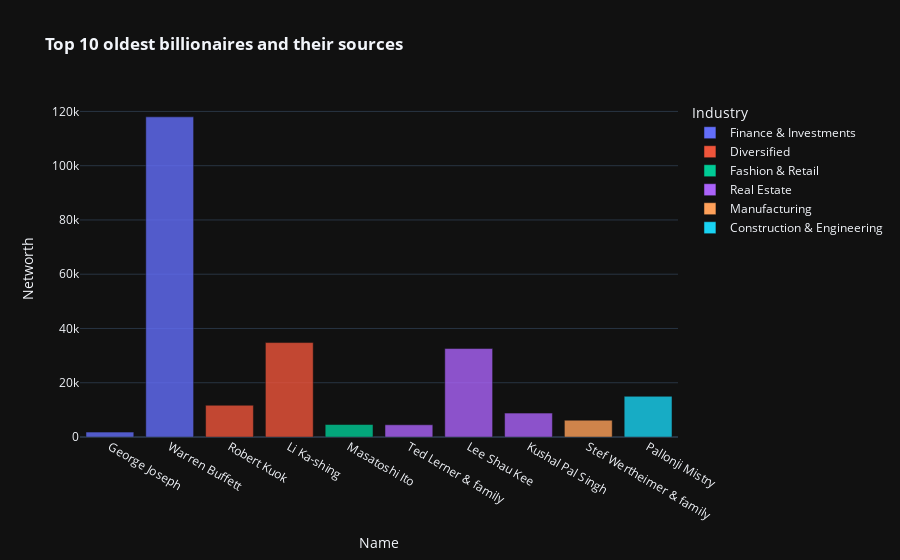

Notebook cell for this chart:
### Code cell
fig = px.bar(oldest_billion[:10], x = 'Name', y = 'Networth', template = 'plotly_dark', color = 'Industry', opacity = 0.8, title = '<b>Top 10 oldest billionaires and their sources')
fig.show()

### Figure 1 — Plotly figure (JSON) as saved in the notebook; plotly's stock layout.template omitted (floating-point values rounded to 4 significant figures)
{"data": [{"alignmentgroup": "True", "hovertemplate": "Industry=Finance & Investments<br>Name=%{x}<br>Networth=%{y}<extra></extra>", "legendgroup": "Finance & Investments", "marker": {"color": "#636efa", "opacity": 0.8, "pattern": {"shape": ""}}, "name": "Finance & Investments", "offsetgroup": "Finance & Investments", "orientation": "v", "showlegend": true, "textposition": "auto", "type": "bar", "x": ["George Joseph", "Warren Buffett"], "xaxis": "x", "y": [1800, 118000], "yaxis": "y"}, {"alignmentgroup": "True", "hovertemplate": "Industry=Diversified<br>Name=%{x}<br>Networth=%{y}<extra></extra>", "legendgroup": "Diversified", "marker": {"color": "#EF553B", "opacity": 0.8, "pattern": {"shape": ""}}, "name": "Diversified", "offsetgroup": "Diversified", "orientation": "v", "showlegend": true, "textposition": "auto", "type": "bar", "x": ["Robert Kuok", "Li Ka-shing"], "xaxis": "x", "y": [11700, 34800], "yaxis": "y"}, {"alignmentgroup": "True", "hovertemplate": "Industry=Fashion & Retail<br>Name=%{x}<br>Networth=%{y}<extra></extra>", "legendgroup": "Fashion & Retail", "marker": {"color": "#00cc96", "opacity": 0.8, "pattern": {"shape": ""}}, "name": "Fashion & Retail", "offsetgroup": "Fashion & Retail", "orientation": "v", "showlegend": true, "textposition": "auto", "type": "bar", "x": ["Masatoshi Ito"], "xaxis": "x", "y": [4600], "yaxis": "y"}, {"alignmentgroup": "True", "hovertemplate": "Industry=Real Estate<br>Name=%{x}<br>Networth=%{y}<extra></extra>", "legendgroup": "Real Estate", "marker": {"color": "#ab63fa", "opacity": 0.8, "pattern": {"shape": ""}}, "name": "Real Estate", "offsetgroup": "Real Estate", "orientation": "v", "showlegend": true, "textposition": "auto", "type": "bar", "x": ["Ted Lerner & family", "Lee Shau Kee", "Kushal Pal Singh"], "xaxis": "x", "y": [4500, 32600, 8800], "yaxis": "y"}, {"alignmentgroup": "True", "hovertemplate": "Industry=Manufacturing<br>Name=%{x}<br>Networth=%{y}<extra></extra>", "legendgroup": "Manufacturing", "marker": {"color": "#FFA15A", "opacity": 0.8, "pattern": {"shape": ""}}, "name": "Manufacturing", "offsetgroup": "Manufacturing", "orientation": "v", "showlegend": true, "textposition": "auto", "type": "bar", "x": ["Stef Wertheimer & family"], "xaxis": "x", "y": [6200], "yaxis": "y"}, {"alignmentgroup": "True", "hovertemplate": "Industry=Construction & Engineering<br>Name=%{x}<br>Networth=%{y}<extra></extra>", "legendgroup": "Construction & Engineering", "marker": {"color": "#19d3f3", "opacity": 0.8, "pattern": {"shape": ""}}, "name": "Construction & Engineering", "offsetgroup": "Construction & Engineering", "orientation": "v", "showlegend": true, "textposition": "auto", "type": "bar", "x": ["Pallonji Mistry"], "xaxis": "x", "y": [15000], "yaxis": "y"}], "layout": {"barmode": "relative", "legend": {"title": {"text": "Industry"}, "tracegroupgap": 0}, "title": {"text": "<b>Top 10 oldest billionaires and their sources"}, "xaxis": {"anchor": "y", "domain": [0, 1], "title": {"text": "Name"}}, "yaxis": {"anchor": "x", "domain": [0, 1], "title": {"text": "Networth"}}}}
